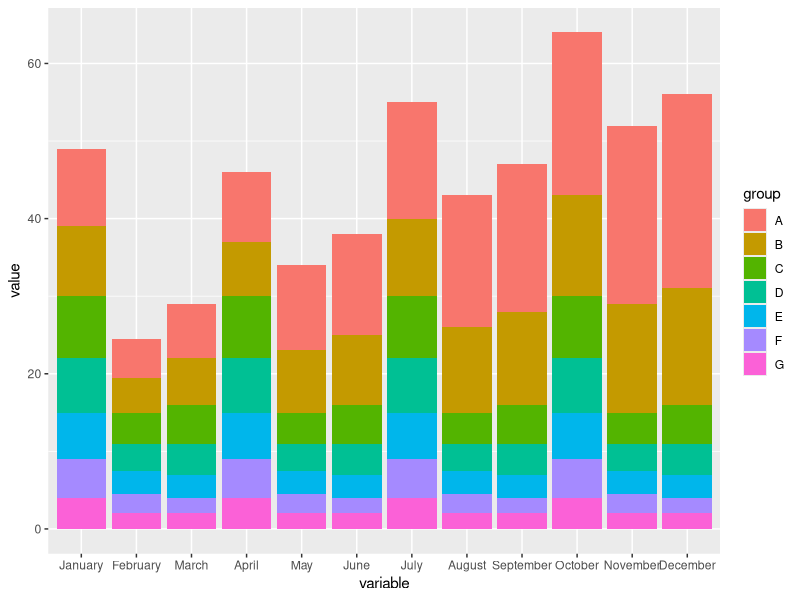
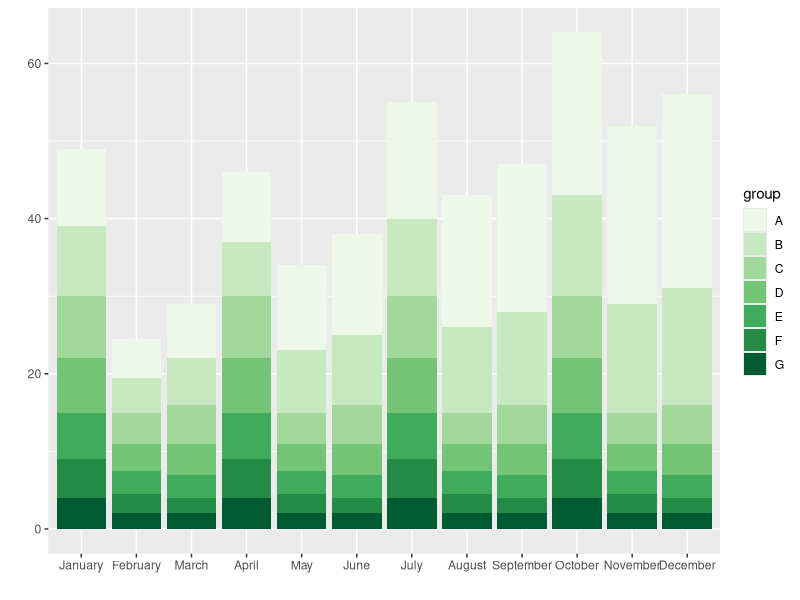
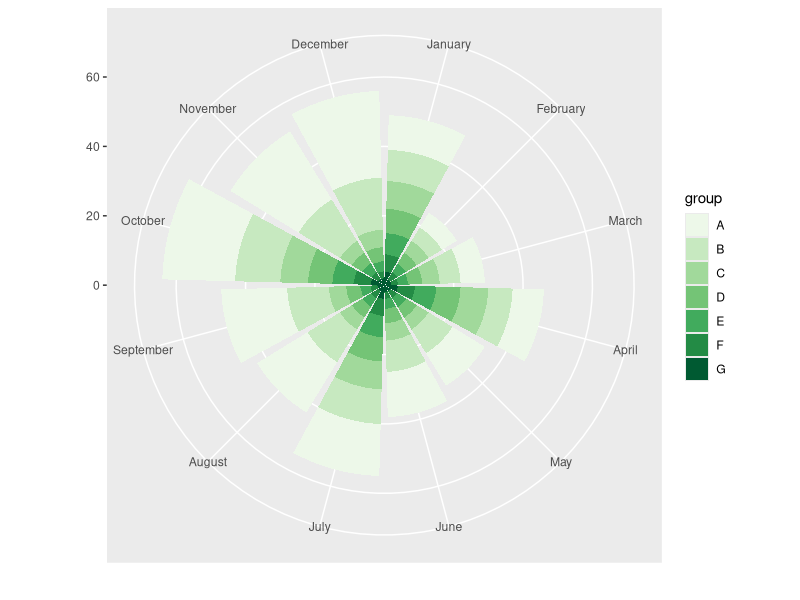
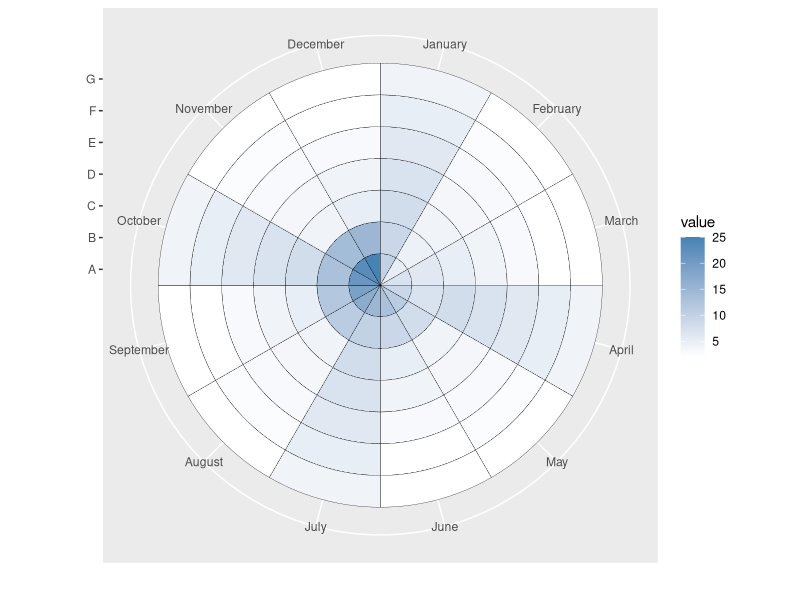

These figures' R source, in order:
data=read.csv("roseplot.csv")
data

require(reshape2)

data=data[1:12,]
data1=data.frame(t(data))
data2=data1[2:8,]
colnames(data2)=month.name
data2$group=row.names(data2)
data3=melt(data2,id="group")
data3$value=as.numeric(data3$value)
head(data3)

require(ggplot2)
ggplot(data=data3,aes(x=variable,y=value,fill=group))+
    geom_bar(stat="identity")

ggplot(data=data3,aes(x=variable,y=value,fill=group))+
    geom_bar(stat="identity")+
    scale_fill_brewer(palette="Greens")+xlab("")+ylab("")

ggplot(data=data3,aes(x=variable,y=value,fill=group))+
    geom_bar(stat="identity")+
    coord_polar()+
    scale_fill_brewer(palette="Greens")+xlab("")+ylab("")

ggplot(data=data3,aes(x=variable,y=group,fill=value))+
    geom_tile(colour="black",size=0.1)+
    scale_fill_gradientn(colours=c("white","steelblue"))+
    coord_polar()+xlab("")+ylab("")

